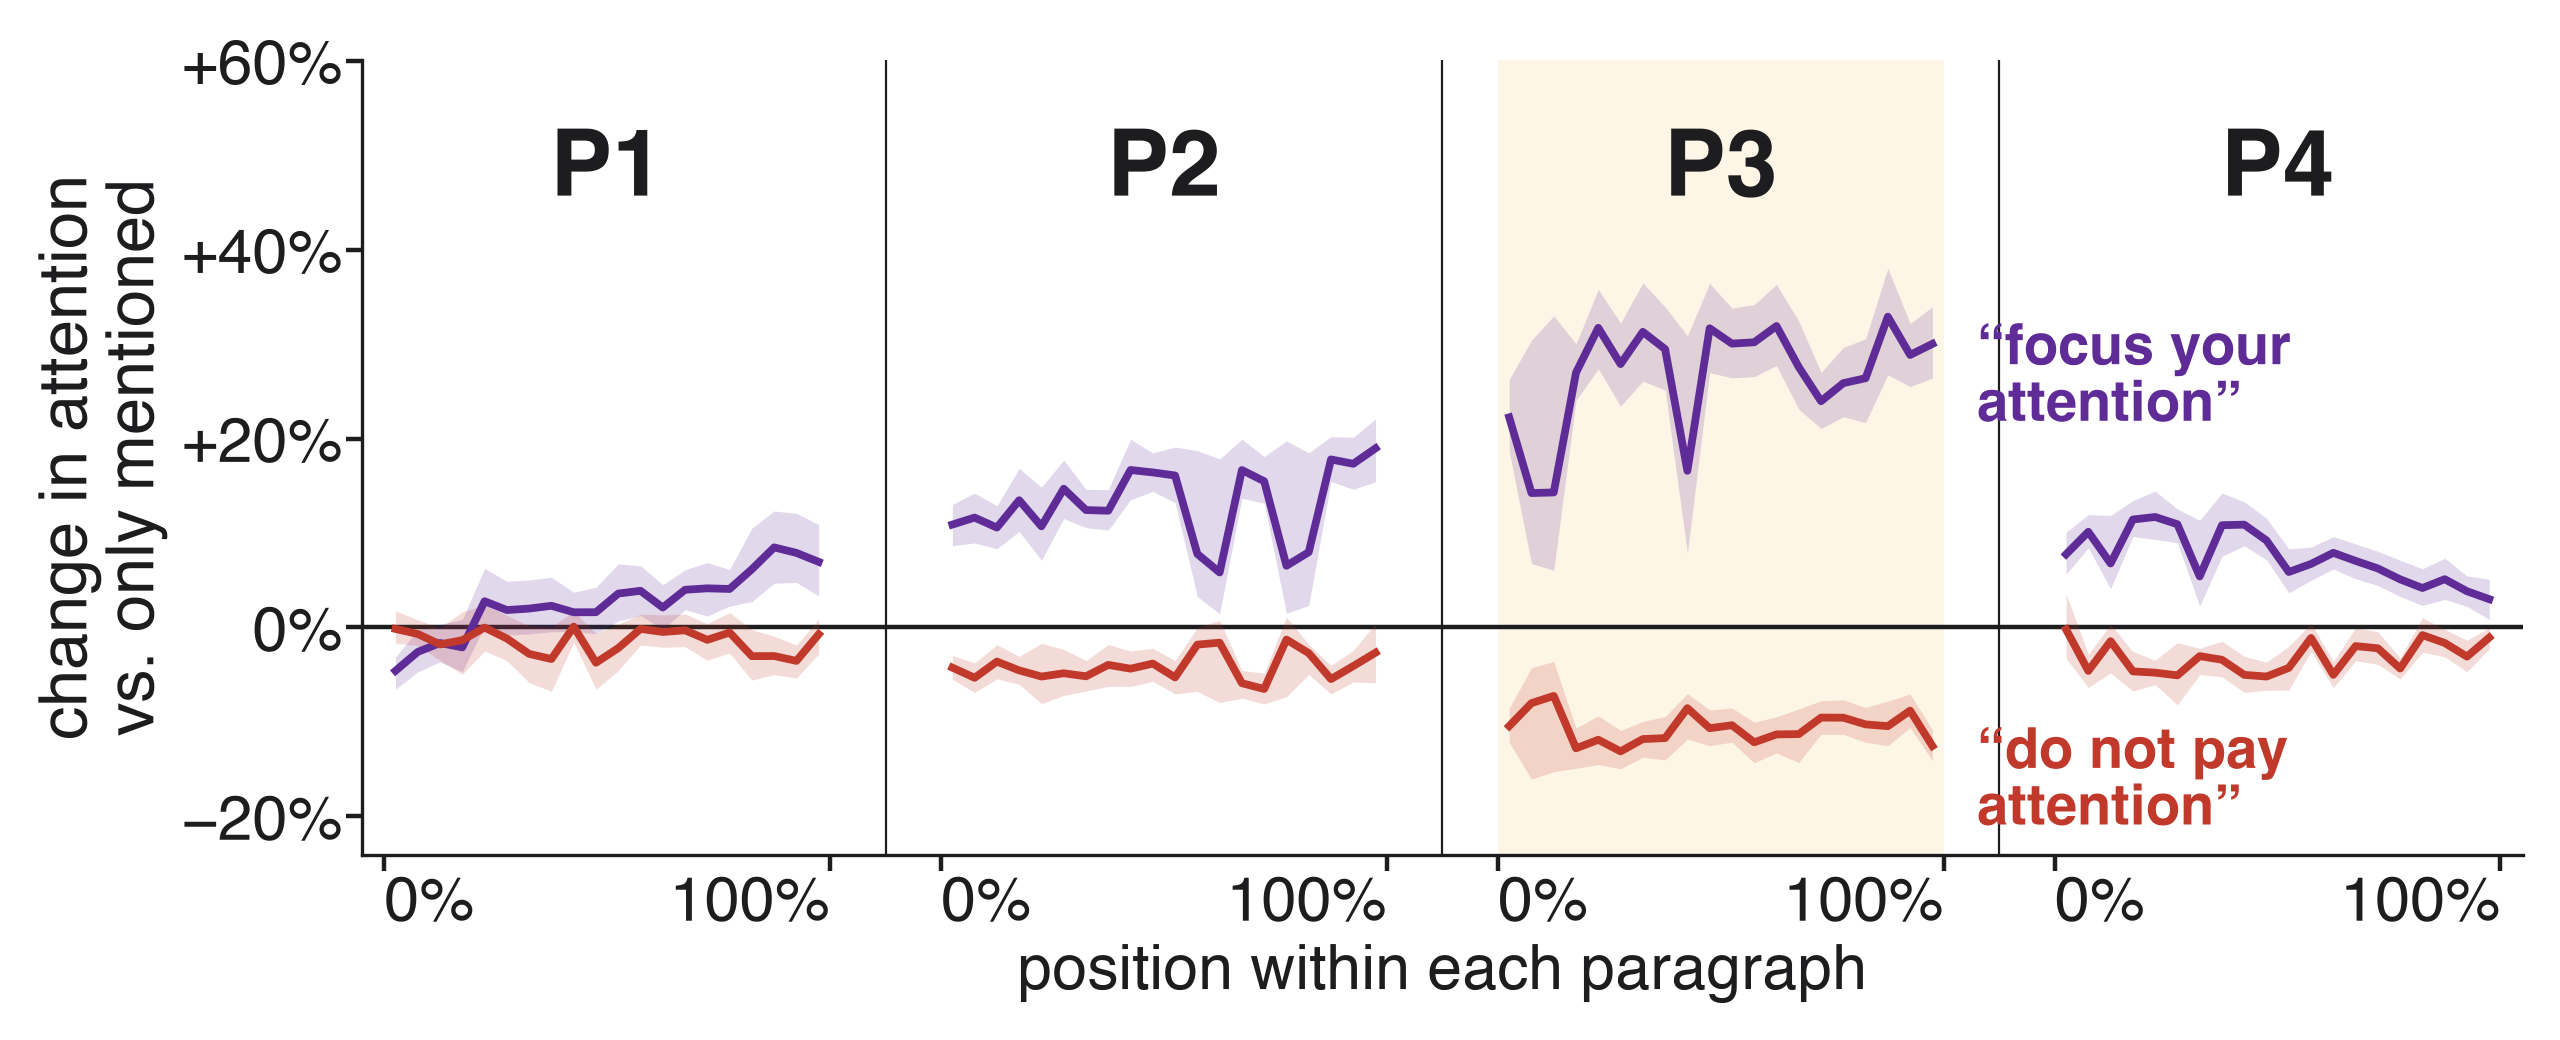

Write Python code to recreate this figure.
# Change in attention vs "only mentioned", through the four paragraphs. Qwen3-32B, the 44 arithmetic questions naming P3.
# Per bin: 100*(mean over questions with the instruction / mean over the same questions only mentioned - 1); 95% bootstrap over questions.
import json, glob, sys, numpy as np, matplotlib
matplotlib.use("Agg"); import matplotlib.pyplot as plt, matplotlib.ticker
D = "/Users/user/mpd-data/runpod/hypha-prod-attntok2/out/"
OUT = "/Users/user/connectome/islands/agents/resident-a/compute/fig/attn_intro/"
sys.path.insert(0, OUT); from pal import PURPLE, RED, INK
NB = 20
files = sorted(glob.glob(D + "tokens_ctx*.json")); prof = {c: [] for c in ("mention", "focus", "ignore")}
for fn in files:
    T = json.load(open(fn)); assert T["k"] == 2
    for c in prof:
        row = []
        for p in T["conds"][c]["paras"]:
            a = np.array(p["att"]); b = (np.arange(len(a)) * NB) // len(a); row += [a[b == i].mean() for i in range(NB)]
        prof[c].append(row)
prof = {c: np.array(v) for c, v in prof.items()}; n = len(files)
idx = np.random.default_rng(0).integers(0, n, (10000, n))
def pct(c):
    m = 100 * (prof[c].mean(0) / prof["mention"].mean(0) - 1)
    bs = 100 * (prof[c][idx].mean(1) / prof["mention"][idx].mean(1) - 1)
    return m, np.percentile(bs, 2.5, 0), np.percentile(bs, 97.5, 0)
S = {c: pct(c) for c in ("focus", "ignore")}
G = 5; x = np.array([p * (NB + G) + i + 0.5 for p in range(4) for i in range(NB)])
plt.rcParams.update({"font.family": "Helvetica", "font.size": 56, "text.color": INK, "axes.labelcolor": INK, "xtick.color": INK, "ytick.color": INK, "axes.edgecolor": INK})
fig, a = plt.subplots(figsize=(32, 13))
a.axvspan(2 * (NB + G), 2 * (NB + G) + NB, color="#F2B53A", alpha=0.12, lw=0, zorder=0)
for p in range(1, 4): a.axvline(p * (NB + G) - G / 2, color=INK, lw=2, zorder=1)
a.axhline(0, color=INK, lw=4, zorder=2)
for c, col in (("focus", PURPLE), ("ignore", RED)):
    m, lo, hi = S[c]
    for p in range(4):
        s = slice(p * NB, (p + 1) * NB)
        a.fill_between(x[s], lo[s], hi[s], color=col, alpha=0.18, lw=0, zorder=2); a.plot(x[s], m[s], color=col, lw=7, zorder=3)
yl = min(S["ignore"][1].min(), S["focus"][1].min()); yh = max(S["focus"][2].max(), S["ignore"][2].max())
for p in range(4):
    a.text(p * (NB + G) + NB / 2, yh + 6, f"P{p+1}", ha="center", va="bottom", fontsize=84, fontweight="bold", color=INK)
a.set_ylim(yl - 8, yh + 22); a.set_xlim(-1, 4 * (NB + G) - G + 1)
a.set_xticks([p * (NB + G) + t for p in range(4) for t in (0, NB)]); a.set_xticklabels(["0%", "100%"] * 4, fontsize=40)
for i, t in enumerate(a.get_xticklabels()): t.set_ha("left" if i % 2 == 0 else "right")
a.set_xlabel("position within each paragraph", fontsize=56, labelpad=10)
a.yaxis.set_major_formatter(matplotlib.ticker.FuncFormatter(lambda v, _: (f"{v:+.0f}%".replace("-", "−")) if v else "0%"))
a.set_ylabel("change in attention\nvs. only mentioned", fontsize=60, labelpad=12)
for s_ in ["top", "right"]: a.spines[s_].set_visible(False)
a.spines["left"].set_linewidth(3); a.spines["bottom"].set_linewidth(3); a.tick_params(width=4, length=14, labelsize=56)
x3 = 2 * (NB + G); i = 2 * NB + int(np.argmax(S["focus"][0][2 * NB:3 * NB]))
a.text(x3 + NB + 1.5, S["focus"][0][2 * NB:3 * NB].mean(), "“focus your\nattention”", color=PURPLE, fontsize=50, fontweight="bold", ha="left", va="center", linespacing=1.0)
a.text(x3 + NB + 1.5, min(S["ignore"][0][2 * NB:3 * NB].mean(), -8), "“do not pay\nattention”", color=RED, fontsize=50, fontweight="bold", ha="left", va="top", linespacing=1.0)
fig.tight_layout(pad=0.6); fig.savefig(OUT + "profile2.png", dpi=80, facecolor="white"); fig.savefig(OUT + "profile2.jpg", dpi=80, facecolor="white")
for c in S: print(c, "P3 mean %+.1f%%" % S[c][0][2 * NB:3 * NB].mean(), "others", [round(S[c][0][p*NB:(p+1)*NB].mean(),1) for p in range(4)])
